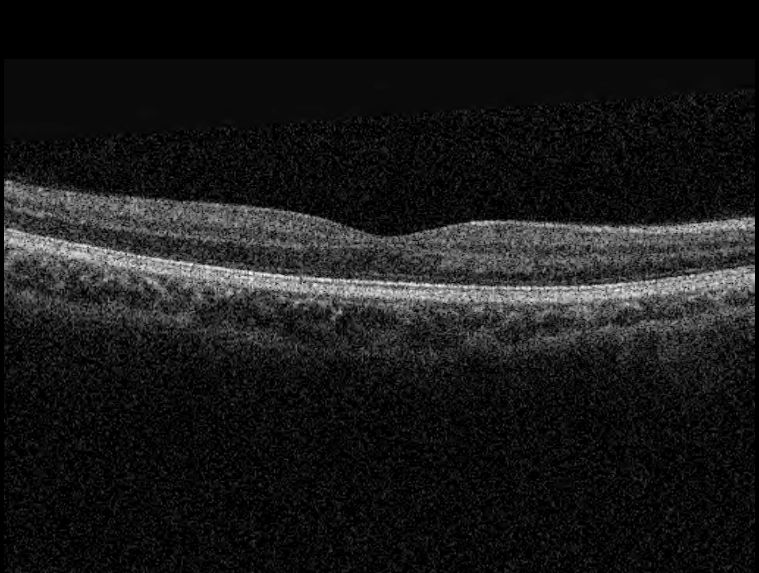
#> input picture graduation_project/clear_picture.jpeg, 759 x 573 px
$ python random_offset.py
#> lines starting #> are read from the running program, lines starting #| are printed output that depends on the picture
import cv2
import numpy as np
from matplotlib import pyplot as plt
import random

clear_img = cv2.imread('clear_picture.jpeg', flags=0)
#> clear_img is the input picture: shape (573, 759); min 0, max 254, mean 25.1

# 为使得偏移效果明显  为图像添加白色的边框
white = [255, 255, 255]
constant_white = cv2.copyMakeBorder(clear_img, 10, 10, 10, 10, cv2.BORDER_CONSTANT, value=white)  # 边界分别为：上下左右
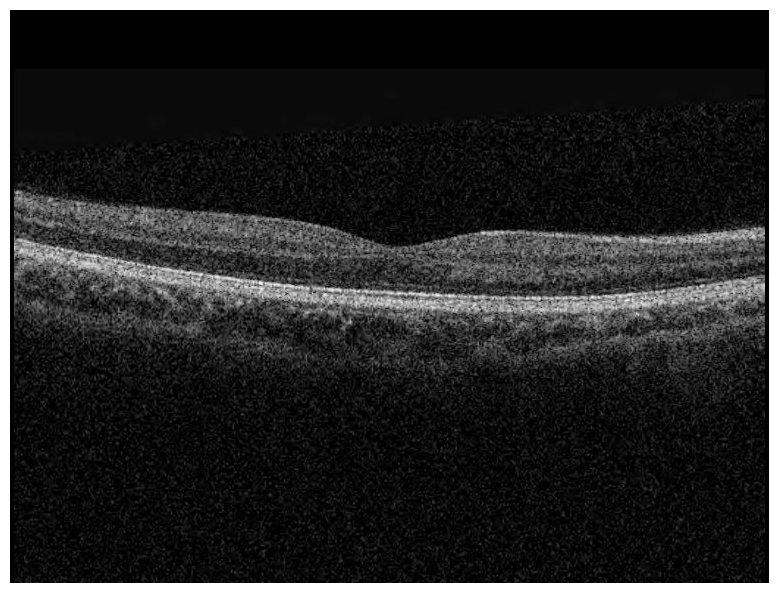
#> constant_white: shape (593, 779); min 0, max 255, mean 38.6
black = [0, 0, 0]
constant_black = cv2.copyMakeBorder(constant_white, 50, 50, 50, 50, cv2.BORDER_CONSTANT, value=black)  #再添加黑色的50像素的边框
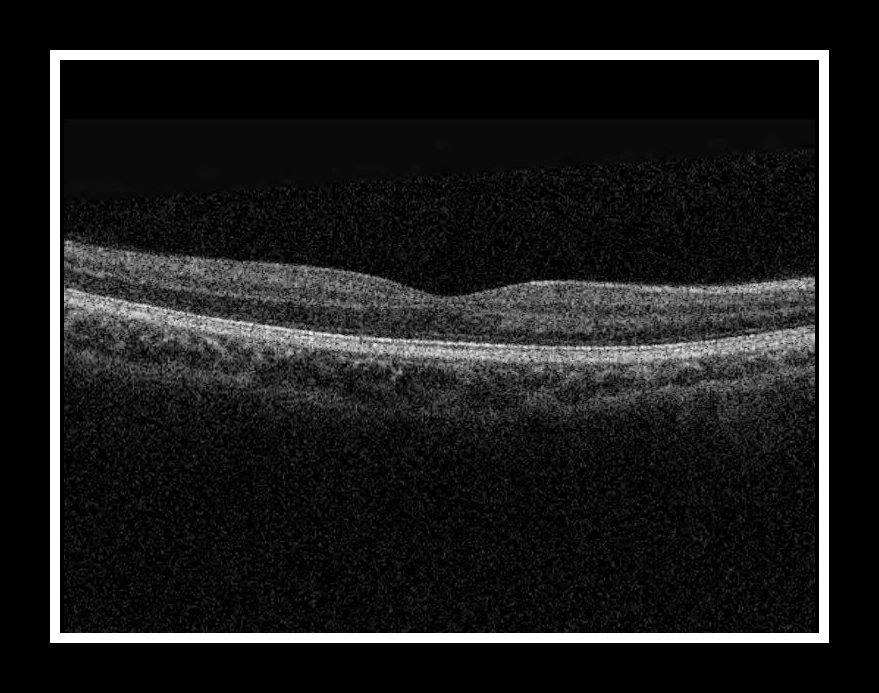
#> constant_black: shape (693, 879); min 0, max 255, mean 29.3

rows = constant_black.shape[0]
#> rows = 693
cols = constant_black.shape[1]
#> cols = 879


# [15 lines of commented-out code are left out]


for i in range(9):
    if i == 0:
        rand_x = 0
        rand_y = 0
    else:
        rand_x = random.randint(-25, 25)
        rand_y = random.randint(-25, 25)
    H = np.float32([[1, 0, rand_x], [0, 1, rand_y]])
    offset_img = cv2.warpAffine(constant_black, H, (cols, rows))
    filename_p = "offset_" + str(rand_x) + "_" + str(rand_y)
    filename_f = filename_p + ".jpeg"
    cv2.imwrite(filename_f, offset_img)
    plt.subplot(3, 3, i+1)
    plt.imshow(offset_img, 'gray')
    plt.title(filename_p)
#> this loop made 9 passes
#> pass 2, `offset_img = cv2.warpAffine(constant_black, H, (cols, rows))`:
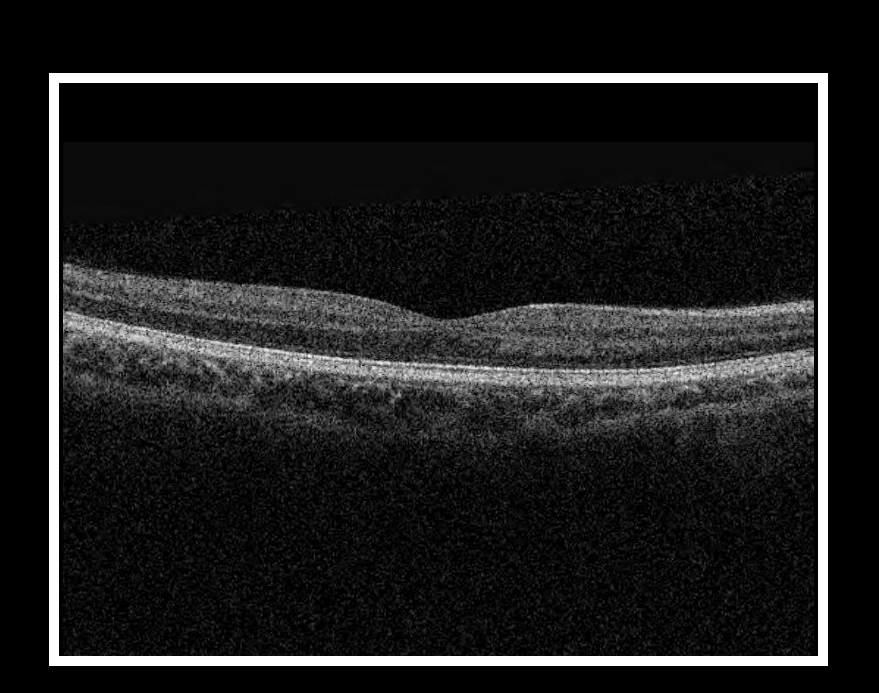
#> offset_img: shape (693, 879); min 0, max 255, mean 29.3
#> pass 3, `offset_img = cv2.warpAffine(constant_black, H, (cols, rows))`:
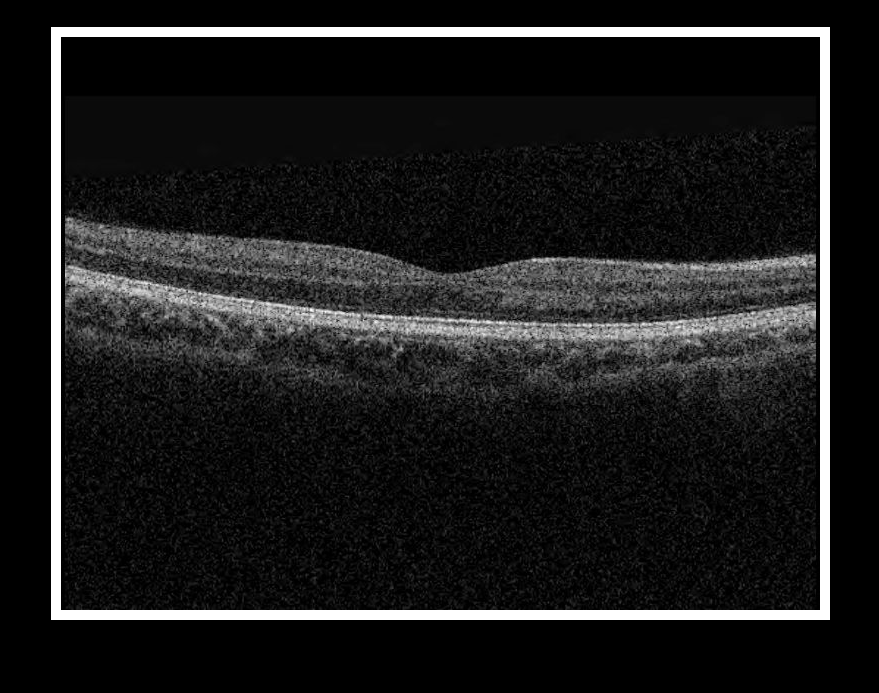
#> offset_img: shape (693, 879); min 0, max 255, mean 29.3

plt.show()
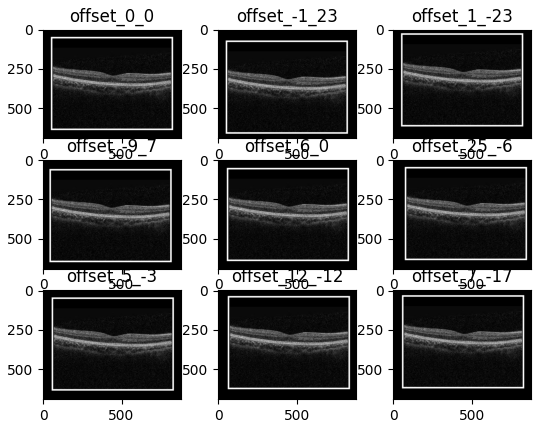
#> figure drawn by matplotlib, 9 panels


# [10 lines of commented-out code are left out]

cv2.waitKey()
